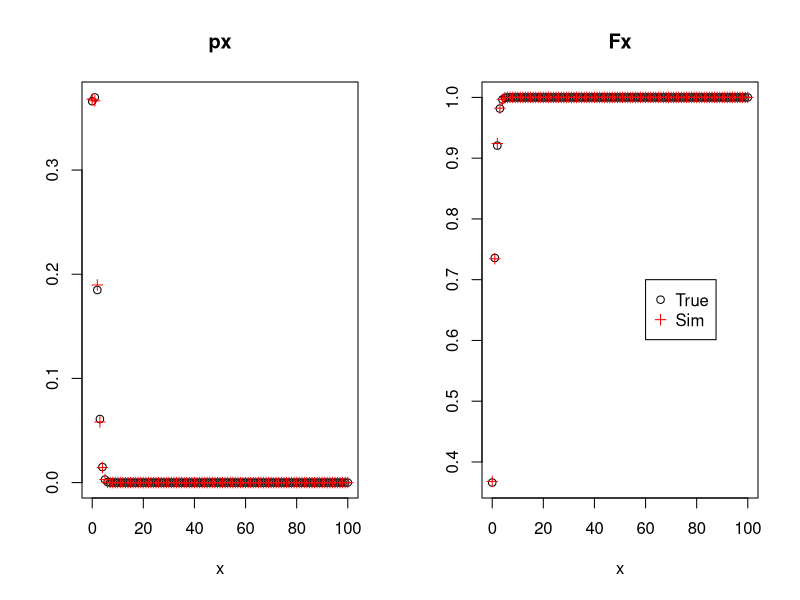
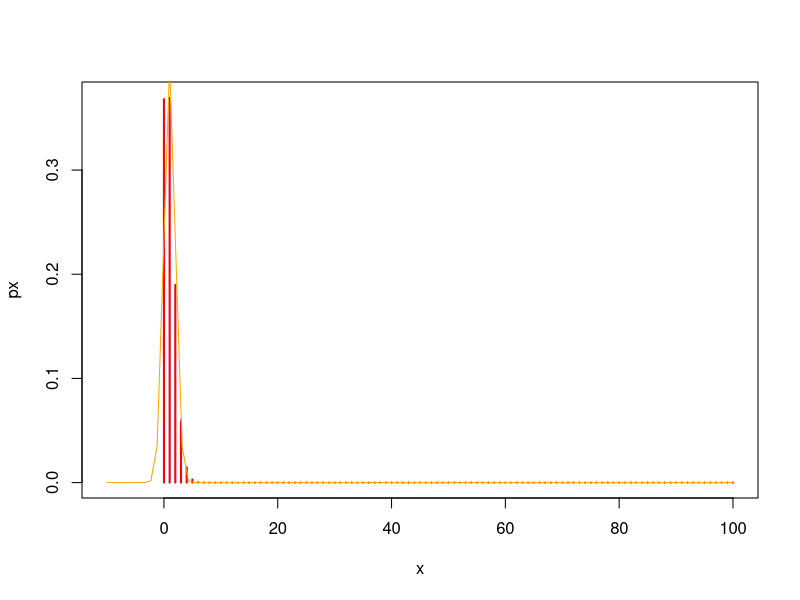

Recreate these plots in R, in order.
# number of trials
n = 100

# prob of success
p = 0.01

# support of x
x = 0:n

# the pmf
px = dbinom(x,size=n,prob=p)

# the CDF
Fx = pbinom(x,n,p)

# quantile function
qbinom(0.5, n, p)

# normal RV
dnorm(0)
1/sqrt(2*pi)
dnorm(1) == dnorm(-1)

pnorm(0)
pnorm(1.645)

qnorm(0.975)
qnorm(0.95)


# let's go back to the binomial rv

# random generation from a distribution
set.seed(4)
n.draws = 20000
sample.bin = rbinom(n.draws, n,p)

# compare theoretical vs simulated
n*p
mean(sample.bin)


n*p*(1-p)
var(sample.bin) # divided by n-1

count.50 = mean(sample.bin == 50)
dbinom(50,n,p)

# now the whole pmf
px.sim = rep(NA,n+1)

for(i in 1:(n+1)) {
  count = sample.bin == x[i]
  px.sim[i] = sum(count)/n.draws
} # in one line: px.sim[i] = mean(sample.bin==x[i])

# is this a good approx?

sum(abs(px-px.sim)) # 0.02678

# cumsum
cumsum(1:6)

Fx.sim = cumsum(px.sim)

sum(abs(Fx-Fx.sim)) # 0.04197

# let's check it graphically

windows() #for mac quartz()
par(mfrow=c(1,2)) # 1 row, 2 columns
plot(
  x, px,
  main = "px", ylab=""
)
points(x,px.sim, col="red", pch=3)
plot(
  x,Fx,
  main="Fx",ylab=""
)
points(x,Fx.sim,col="red",pch=3)
legend(60, 0.7, legend = c("True", "Sim"),
       col = c("black", "red"), pch= c(1,3))


# comparison with a normal distribution
par(mfrow=c(1,1))
windows()
plot(
  x, px, type="h", col="blue", xlim=c(-10,100)
)
lines(x, px.sim, type="h", col="red", lwd=2)
curve(
  dnorm(x, mean=n*p ,sd=sqrt(n*p*(1-p))),
  from=-10,
  to=100,
  col="orange",
  add=TRUE
)

# Poisson rv, lamba>30 for approximation, else it's too skewed
# for a Binomial rv, you need to have np>5, n*(1-p)>5 or else it's too skewed
# {remember E[poi] = V[poi] = lamba}

# exercise after the end of this lesson in virtuale, same exercise as we did now in
# class but with a poisson distribution, basically just change the funcs from binom to pois

# he helped with support of pois putting the quantile so that we don't have infinity
# 0.9999999 of observations are under 18, so we use 18 as an upper margin (for Pois(4))

# you're gonna do the exercise here

# remember to create a lesson3.R before next lecture and put the first part of the next
# virtuale file inside because we are gonna use it for starters next lecture
